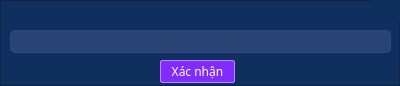
<?xml version="1.0" encoding="UTF-8"?>
<ui version="4.0">
 <class>DeleteFolder</class>
 <widget class="QMainWindow" name="DeleteFolder">
  <property name="geometry">
   <rect>
    <x>0</x>
    <y>0</y>
    <width>400</width>
    <height>86</height>
   </rect>
  </property>
  <property name="minimumSize">
   <size>
    <width>400</width>
    <height>86</height>
   </size>
  </property>
  <property name="maximumSize">
   <size>
    <width>400</width>
    <height>86</height>
   </size>
  </property>
  <property name="windowTitle">
   <string>Delete Category</string>
  </property>
  <property name="styleSheet">
   <string notr="true">background-color: rgb(237, 234, 255);</string>
  </property>
  <widget class="QWidget" name="centralwidget">
   <layout class="QHBoxLayout" name="horizontalLayout">
    <property name="spacing">
     <number>0</number>
    </property>
    <property name="leftMargin">
     <number>0</number>
    </property>
    <property name="topMargin">
     <number>0</number>
    </property>
    <property name="rightMargin">
     <number>0</number>
    </property>
    <property name="bottomMargin">
     <number>0</number>
    </property>
    <item>
     <widget class="QFrame" name="frame">
      <property name="styleSheet">
       <string notr="true">background-color: rgb(15, 47, 94);</string>
      </property>
      <property name="frameShape">
       <enum>QFrame::StyledPanel</enum>
      </property>
      <property name="frameShadow">
       <enum>QFrame::Raised</enum>
      </property>
      <widget class="QLabel" name="label">
       <property name="geometry">
        <rect>
         <x>10</x>
         <y>30</y>
         <width>381</width>
         <height>23</height>
        </rect>
       </property>
       <property name="font">
        <font>
         <family>MesloLGMDZ Nerd Font</family>
         <pointsize>8</pointsize>
         <weight>75</weight>
         <italic>false</italic>
         <bold>true</bold>
        </font>
       </property>
       <property name="styleSheet">
        <string notr="true">QLabel{
border:none;
border-radius:5px;
border: 1px solid  rgb(54, 70, 141);
color: #ffffff;
background-color: rgba(82,98,150,100);
padding:5px;
}
QLabel:hover{
border:none;
border-radius:5px;
border: 1px solid #465ab5;
color: #ffffff;
padding:5px;
}</string>
       </property>
       <property name="text">
        <string/>
       </property>
      </widget>
      <widget class="QPushButton" name="pushButton">
       <property name="geometry">
        <rect>
         <x>160</x>
         <y>60</y>
         <width>75</width>
         <height>23</height>
        </rect>
       </property>
       <property name="font">
        <font>
         <family>MesloLGLDZ Nerd Font</family>
        </font>
       </property>
       <property name="styleSheet">
        <string notr="true">

QPushButton{
border:none;
border-radius:2px;
color: rgb(255, 255, 255);
border: 1px solid #ba89ff ;
background-color: rgb(128, 44, 255);
}
QPushButton:hover{
border:none;
border-radius:3px;
color: rgb(255, 255, 255);
border: 1px gray #6bd4c1 ;
background-color: rgb(160, 52, 255);
}</string>
       </property>
       <property name="text">
        <string>Xác nhận</string>
       </property>
      </widget>
      <widget class="QPushButton" name="btn_close">
       <property name="geometry">
        <rect>
         <x>370</x>
         <y>0</y>
         <width>31</width>
         <height>23</height>
        </rect>
       </property>
       <property name="font">
        <font>
         <family>MesloLGLDZ Nerd Font</family>
        </font>
       </property>
       <property name="styleSheet">
        <string notr="true">

QPushButton{
border:none;
border-radius:2px;
color: rgb(255, 255, 255);
}
QPushButton:hover{
border:none;
border-radius:3px;
color: rgb(255, 255, 255);
	background-color: rgb(255, 84, 135);
}</string>
       </property>
       <property name="text">
        <string/>
       </property>
       <property name="icon">
        <iconset resource="../icons/icons.qrc">
         <normaloff>:/icons/png/icons8-x-24_green.png</normaloff>:/icons/png/icons8-x-24_green.png</iconset>
       </property>
      </widget>
     </widget>
    </item>
   </layout>
  </widget>
 </widget>
 <resources>
  <include location="../icons/icons.qrc"/>
 </resources>
 <connections/>
</ui>
